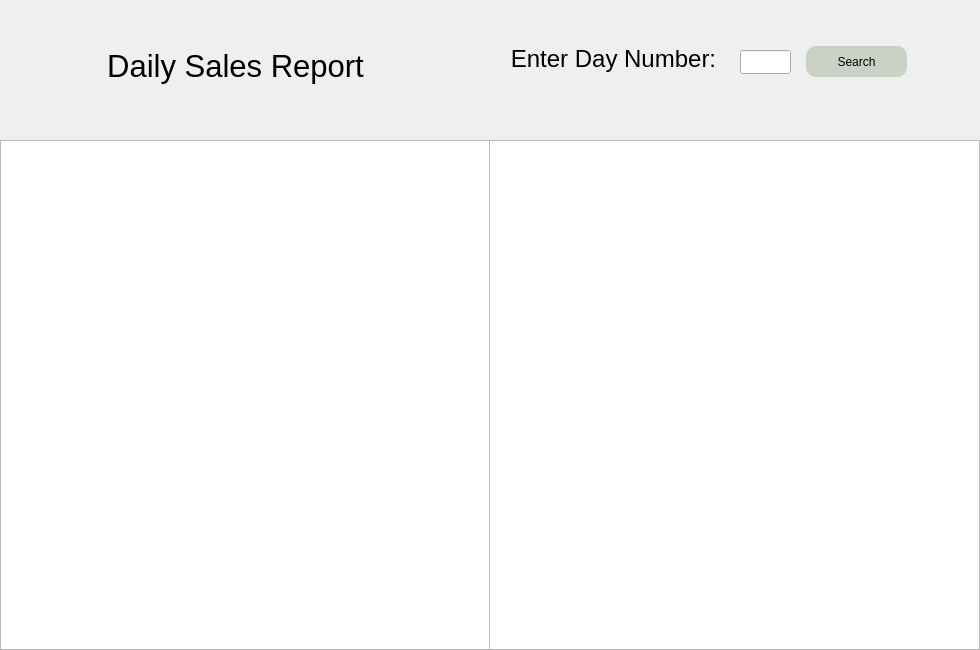
<?xml version="1.0" encoding="UTF-8"?>
<ui version="4.0">
 <class>SalesReport</class>
 <widget class="QDialog" name="SalesReport">
  <property name="geometry">
   <rect>
    <x>0</x>
    <y>0</y>
    <width>980</width>
    <height>650</height>
   </rect>
  </property>
  <property name="windowTitle">
   <string>Sales Report</string>
  </property>
  <widget class="QTableView" name="tableView">
   <property name="geometry">
    <rect>
     <x>0</x>
     <y>140</y>
     <width>490</width>
     <height>510</height>
    </rect>
   </property>
   <property name="styleSheet">
    <string notr="true">
QHeaderView::section, QTableCornerButton::section {background-color: rgb(202, 210, 197); color:rgb(0, 0, 0)};

color:rgb(255, 255, 255);


</string>
   </property>
  </widget>
  <widget class="QTableView" name="tableView_2">
   <property name="geometry">
    <rect>
     <x>489</x>
     <y>140</y>
     <width>491</width>
     <height>510</height>
    </rect>
   </property>
   <property name="styleSheet">
    <string notr="true">
QHeaderView::section, QTableCornerButton::section {background-color: rgb(202, 210, 197); color:rgb(0, 0, 0)};

color:rgb(255, 255, 255);


</string>
   </property>
  </widget>
  <widget class="QLabel" name="label_6">
   <property name="geometry">
    <rect>
     <x>30</x>
     <y>20</y>
     <width>411</width>
     <height>91</height>
    </rect>
   </property>
   <property name="font">
    <font>
     <family>Nirmala UI</family>
     <pointsize>23</pointsize>
    </font>
   </property>
   <property name="text">
    <string>Daily Sales Report</string>
   </property>
   <property name="alignment">
    <set>Qt::AlignCenter</set>
   </property>
   <property name="wordWrap">
    <bool>true</bool>
   </property>
  </widget>
  <widget class="QPushButton" name="pushButton">
   <property name="geometry">
    <rect>
     <x>806</x>
     <y>46</y>
     <width>101</width>
     <height>31</height>
    </rect>
   </property>
   <property name="styleSheet">
    <string notr="true">background-color: rgb(202, 210, 197);
color:rgb(0, 0, 0);
font: 350 13pt &quot;Nirmala UI&quot;;
border-radius:10px;
</string>
   </property>
   <property name="text">
    <string>Search</string>
   </property>
  </widget>
  <widget class="QLineEdit" name="nameEdit">
   <property name="geometry">
    <rect>
     <x>740</x>
     <y>50</y>
     <width>51</width>
     <height>24</height>
    </rect>
   </property>
   <property name="styleSheet">
    <string notr="true">color:rgb(202, 210, 197);</string>
   </property>
  </widget>
  <widget class="QLabel" name="label_7">
   <property name="geometry">
    <rect>
     <x>493</x>
     <y>13</y>
     <width>241</width>
     <height>91</height>
    </rect>
   </property>
   <property name="font">
    <font>
     <family>Nirmala UI</family>
     <pointsize>18</pointsize>
    </font>
   </property>
   <property name="text">
    <string>Enter Day Number:</string>
   </property>
   <property name="alignment">
    <set>Qt::AlignCenter</set>
   </property>
   <property name="wordWrap">
    <bool>true</bool>
   </property>
  </widget>
 </widget>
 <resources/>
 <connections/>
</ui>
